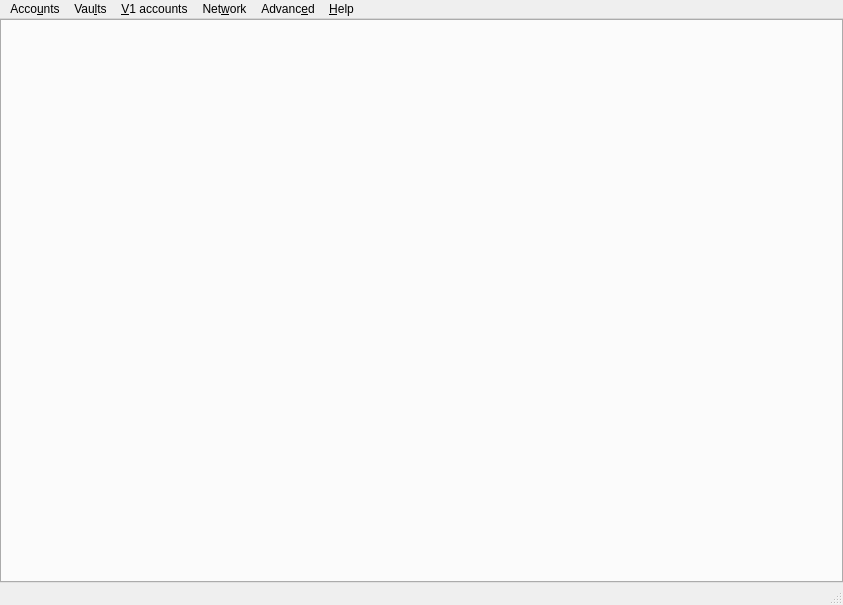
<?xml version="1.0" encoding="UTF-8"?>
<ui version="4.0">
 <class>MainWindow</class>
 <widget class="QMainWindow" name="MainWindow">
  <property name="geometry">
   <rect>
    <x>0</x>
    <y>0</y>
    <width>843</width>
    <height>605</height>
   </rect>
  </property>
  <property name="sizePolicy">
   <sizepolicy hsizetype="Expanding" vsizetype="Expanding">
    <horstretch>0</horstretch>
    <verstretch>0</verstretch>
   </sizepolicy>
  </property>
  <property name="windowTitle">
   <string>MainWindow</string>
  </property>
  <widget class="QWidget" name="centralwidget">
   <property name="sizePolicy">
    <sizepolicy hsizetype="Expanding" vsizetype="Expanding">
     <horstretch>0</horstretch>
     <verstretch>0</verstretch>
    </sizepolicy>
   </property>
   <layout class="QVBoxLayout" name="verticalLayout">
    <property name="spacing">
     <number>0</number>
    </property>
    <property name="leftMargin">
     <number>0</number>
    </property>
    <property name="topMargin">
     <number>0</number>
    </property>
    <property name="rightMargin">
     <number>0</number>
    </property>
    <property name="bottomMargin">
     <number>0</number>
    </property>
    <item>
     <widget class="QTabWidget" name="tabWidget">
      <property name="currentIndex">
       <number>-1</number>
      </property>
      <property name="tabsClosable">
       <bool>true</bool>
      </property>
      <property name="movable">
       <bool>true</bool>
      </property>
     </widget>
    </item>
   </layout>
  </widget>
  <widget class="QMenuBar" name="menubar">
   <property name="geometry">
    <rect>
     <x>0</x>
     <y>0</y>
     <width>843</width>
     <height>25</height>
    </rect>
   </property>
   <widget class="QMenu" name="accountMenu">
    <property name="title">
     <string>Acco&amp;unts</string>
    </property>
    <addaction name="actionTransfer"/>
    <addaction name="actionAccount_tree"/>
    <addaction name="actionAccount_table"/>
    <addaction name="separator"/>
    <addaction name="actionScan_a_QRCode"/>
    <addaction name="actionAdd_an_address"/>
    <addaction name="actionImport_account"/>
    <addaction name="actionCreate_account"/>
    <addaction name="separator"/>
    <addaction name="actionQuit"/>
   </widget>
   <widget class="QMenu" name="helpMenu">
    <property name="title">
     <string>&amp;Help</string>
    </property>
    <addaction name="actionWelcome"/>
    <addaction name="actionCurrency"/>
    <addaction name="actionG1_licence"/>
    <addaction name="actionConfiguration"/>
    <addaction name="separator"/>
    <addaction name="actionAbout"/>
   </widget>
   <widget class="QMenu" name="menuNetwork">
    <property name="title">
     <string>Net&amp;work</string>
    </property>
    <addaction name="actionConnection"/>
    <addaction name="actionNodes"/>
    <addaction name="actionAdd_node"/>
   </widget>
   <widget class="QMenu" name="menuV1_accounts">
    <property name="title">
     <string>&amp;V1 accounts</string>
    </property>
    <addaction name="actionImport_in_V2_wizard"/>
    <addaction name="actionV1Import_account"/>
    <addaction name="actionV1Import_file"/>
   </widget>
   <widget class="QMenu" name="menuAdvanced">
    <property name="title">
     <string>Advanc&amp;ed</string>
    </property>
    <addaction name="actionSmith"/>
    <addaction name="actionTechnical_Committee"/>
   </widget>
   <widget class="QMenu" name="menuVaults">
    <property name="title">
     <string>Vau&amp;lts</string>
    </property>
    <addaction name="actionImport_by_Mnemonic"/>
   </widget>
   <addaction name="accountMenu"/>
   <addaction name="menuVaults"/>
   <addaction name="menuV1_accounts"/>
   <addaction name="menuNetwork"/>
   <addaction name="menuAdvanced"/>
   <addaction name="helpMenu"/>
  </widget>
  <widget class="QStatusBar" name="statusbar"/>
  <action name="actionAccount_tree">
   <property name="text">
    <string>Account tr&amp;ee</string>
   </property>
   <property name="iconText">
    <string>Account tree</string>
   </property>
  </action>
  <action name="actionAdd_an_address">
   <property name="text">
    <string>A&amp;dd an address</string>
   </property>
   <property name="iconText">
    <string>Add an address</string>
   </property>
  </action>
  <action name="actionCreate_account">
   <property name="text">
    <string>&amp;Create an account</string>
   </property>
  </action>
  <action name="actionV1Import_file">
   <property name="text">
    <string>Import &amp;file</string>
   </property>
   <property name="iconText">
    <string>Import file</string>
   </property>
  </action>
  <action name="actionQuit">
   <property name="icon">
    <iconset resource="../../icons/tikka.slots.pyqt.resources.icons.index.qrc">
     <normaloff>:/icons/quit_icon</normaloff>:/icons/quit_icon</iconset>
   </property>
   <property name="text">
    <string>&amp;Quit</string>
   </property>
  </action>
  <action name="actionG1_licence">
   <property name="text">
    <string>Ğ1 &amp;licence</string>
   </property>
  </action>
  <action name="actionConfiguration">
   <property name="text">
    <string>&amp;Configuration</string>
   </property>
  </action>
  <action name="actionAbout">
   <property name="text">
    <string>&amp;About</string>
   </property>
  </action>
  <action name="actionConnection">
   <property name="text">
    <string>&amp;Connection</string>
   </property>
   <property name="iconText">
    <string>Connection</string>
   </property>
  </action>
  <action name="actionImport_account">
   <property name="text">
    <string>&amp;Import account</string>
   </property>
   <property name="iconText">
    <string>Import account</string>
   </property>
  </action>
  <action name="actionV1Import_account">
   <property name="text">
    <string>Import &amp;account</string>
   </property>
   <property name="iconText">
    <string>Import account</string>
   </property>
  </action>
  <action name="actionCurrency">
   <property name="text">
    <string>C&amp;urrency</string>
   </property>
  </action>
  <action name="actionAdd_node">
   <property name="text">
    <string>&amp;Add server</string>
   </property>
   <property name="iconText">
    <string>Add server</string>
   </property>
  </action>
  <action name="actionNodes">
   <property name="text">
    <string>&amp;Servers</string>
   </property>
  </action>
  <action name="actionAccount_table">
   <property name="text">
    <string>Account ta&amp;ble</string>
   </property>
  </action>
  <action name="actionWelcome">
   <property name="text">
    <string>&amp;Welcome</string>
   </property>
  </action>
  <action name="actionTransfer">
   <property name="text">
    <string>&amp;Transfer</string>
   </property>
  </action>
  <action name="actionImport_in_V2_wizard">
   <property name="text">
    <string>&amp;Import V1 in V2 wizard</string>
   </property>
   <property name="iconText">
    <string>Import V1 in V2 wizard</string>
   </property>
  </action>
  <action name="actionScan_a_QRCode">
   <property name="text">
    <string>&amp;Scan a QRCode</string>
   </property>
  </action>
  <action name="actionSmith">
   <property name="text">
    <string>&amp;Smith</string>
   </property>
  </action>
  <action name="actionTechnical_Committee">
   <property name="text">
    <string>&amp;Technical Committee</string>
   </property>
  </action>
  <action name="actionImport_by_Mnemonic">
   <property name="text">
    <string>&amp;Import by Mnemonic</string>
   </property>
  </action>
  <action name="actionImport_by_Address">
   <property name="text">
    <string>Import by Address</string>
   </property>
  </action>
 </widget>
 <resources>
  <include location="../../icons/tikka.slots.pyqt.resources.icons.index.qrc"/>
 </resources>
 <connections/>
</ui>
